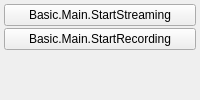
  <widget class="OBSDock" name="controlHDDock">
   <property name="features">
    <set></set>
   </property>
   <property name="windowTitle">
    <string>Basic.Main.Controls</string>
   </property>
   <attribute name="dockWidgetArea">
    <number>8</number>
   </attribute>
	  <widget class="QWidget" name="controlsDockContentsHD">
		  <layout class="QVBoxLayout" name="buttonsVLayout">
			  <property name="spacing">
				  <number>2</number>
			  </property>
			  <property name="leftMargin">
				  <number>4</number>
			  </property>
			  <property name="topMargin">
				  <number>4</number>
			  </property>
			  <property name="rightMargin">
				  <number>4</number>
			  </property>
			  <property name="bottomMargin">
				  <number>4</number>
			  </property>
			  <item>
				  <layout class="QHBoxLayout" name="horizontalLayout_7">
					  <item>
						  <widget class="QPushButton" name="streamButtonHD">
							  <property name="enabled">
								  <bool>true</bool>
							  </property>
							  <property name="sizePolicy">
								  <sizepolicy hsizetype="Ignored" vsizetype="Fixed">
									  <horstretch>0</horstretch>
									  <verstretch>0</verstretch>
								  </sizepolicy>
							  </property>
							  <property name="minimumSize">
								  <size>
									  <width>150</width>
									  <height>0</height>
								  </size>
							  </property>
							  <property name="text">
								  <string>Basic.Main.StartStreaming</string>
							  </property>
							  <property name="checkable">
								  <bool>true</bool>
							  </property>
						  </widget>
					  </item>
				  </layout>
			  </item>
			  <item>
				  <layout class="QHBoxLayout" name="recordingLayout">
					  <property name="spacing">
						  <number>2</number>
					  </property>
					  <property name="leftMargin">
						  <number>0</number>
					  </property>
					  <property name="topMargin">
						  <number>0</number>
					  </property>
					  <property name="rightMargin">
						  <number>0</number>
					  </property>
					  <property name="bottomMargin">
						  <number>0</number>
					  </property>
					  <item>
						  <widget class="RecordButton" name="recordButton">
							  <property name="enabled">
								  <bool>true</bool>
							  </property>
							  <property name="sizePolicy">
								  <sizepolicy hsizetype="Ignored" vsizetype="Fixed">
									  <horstretch>0</horstretch>
									  <verstretch>0</verstretch>
								  </sizepolicy>
							  </property>
							  <property name="minimumSize">
								  <size>
									  <width>0</width>
									  <height>0</height>
								  </size>
							  </property>
							  <property name="text">
								  <string>Basic.Main.StartRecording</string>
							  </property>
							  <property name="checkable">
								  <bool>true</bool>
							  </property>
						  </widget>
					  </item>
				  </layout>
			  </item>
			  <item>
				  <spacer name="expVSpacer">
					  <property name="orientation">
						  <enum>Qt::Vertical</enum>
					  </property>
					  <property name="sizeHint" stdset="0">
						  <size>
							  <width>0</width>
							  <height>0</height>
						  </size>
					  </property>
				  </spacer>
			  </item>
		  </layout>
	  </widget>
  </widget>
